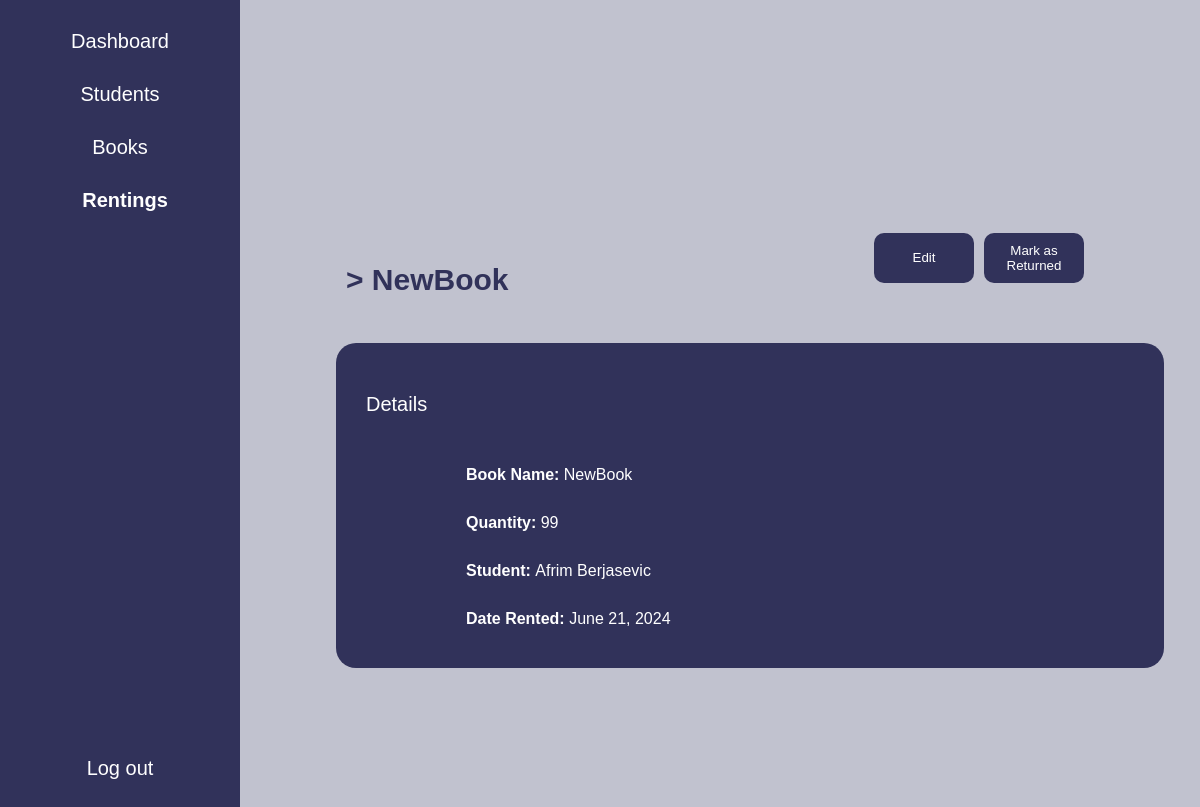
The page /rentings/20/ (signed in) on the database its author committed.
### Rentings/models.py (models this page shows, shortened)
class Rentings(models.Model):
    book = models.ForeignKey(Book, on_delete=models.CASCADE)
    student = models.ForeignKey(Student, on_delete=models.CASCADE)
    date_rented = models.DateField()
    date_returned = models.DateField(null=True, blank=True)
    quantity=models.IntegerField(default=1)

### Books/models.py (models this page shows)
class Book(models.Model):
    name = models.CharField(max_length=100)
    author = models.CharField(max_length=100)
    category = models.CharField(max_length=50)
    location = models.CharField(max_length=100)
    quantity = models.IntegerField(default=0)
    registered_date = models.DateField(auto_now_add=True)
    def __str__(self):
        return self.name

### Students/models.py (models this page shows)
class Student(models.Model):
    first_name = models.CharField(max_length=50)
    last_name = models.CharField(max_length=50)
    birth_date = models.DateField()
    address = models.CharField(max_length=200)
    grade=models.IntegerField(default=1)
    phone = models.CharField(max_length=15)
    email = models.EmailField()
    def __str__(self):
        name=self.first_name+" "+self.last_name
        return name

### librarysystem/views.py (the view)
# urls.py: path('rentings/<int:renting_id>/', login_required(views.renting_detail), name='renting_detail'),
def renting_detail(request,renting_id):
    renting = get_object_or_404(Rentings, id=renting_id)
    return render(request, 'librarysystem/rentings_detail.html', {'renting':renting })

### librarysystem/templates/librarysystem/rentings_detail.html (shortened to what this page needs)
<!DOCTYPE html>
<html lang="en">
<head>
    {% load static %}
    <link rel="stylesheet" type="text/css" href="{% static 'librarysystem/style.css' %}">
</head>
<body>
{% include 'librarysystem/navbar.html' %}
<div class="content">
    <div class="info">
        <div class="modelname" style="margin: 0;">
            <p>> {{ renting.book }} </p>
        </div>
        <div class="theinfo">
            {% if not renting.date_returned %}
            <a style="padding-right: 10px;" href="{% url 'renting_edit' renting.id %}"><button>Edit</button></a>
            {% else %}
            <a style="padding-right: 10px;" href="{% url 'rentings' %}"><button>Back</button></a>
            {% endif %}
            {% if not renting.date_returned %}
            <a style="padding-right: 10px;" href="{% url 'mark_as_read' renting.id %}"><button>Mark as Returned</button></a>
            {% else %}
            <a style="padding-right: 10px;"><button>This Book is Returned</button></a>
            {% endif %}
        </div>
    </div>
    <div class="book-info">
        <div class="details">
            <p style="color: white; font-size: 20px;">Details</p>
            <table class="thetable">
                <tr>
                    <td><span class="infoname">Book Name:</span> {{ renting.book }}</td>
                </tr>
                <tr>
                    <td><span class="infoname">Quantity:</span> {{ renting.quantity }}</td>
                </tr>
                <tr>
                    <td><span class="infoname">Student: </span>{{ renting.student }}</td>
                </tr>
                <tr>
                    <td><span class="infoname">Date Rented:</span> {{ renting.date_rented }}</td>
                </tr>
            </table>
        </div>
    </div>
</div>
</body>
</html>

### librarysystem/static/style.css (style rules this page uses)
body { background-color: crimson; width: 100%; height: 100vh; }

### librarysystem/templates/librarysystem/rentings_detail.html (style rules this page uses)
.thetable { width: 100%; margin-top: 30px; background-color: #31325A; border-collapse: collapse; }
.thetable th, .thetable td { color: white; padding: 10px; text-align: left; padding-left: 100px; padding-top: 20px; }
.book-info { width: 80%; margin-top: 50px; display: flex; flex-direction: column; border-radius: 10px; }
.details { width: 100%; background-color: #31325A; border-radius: 20px; padding: 30px; }
.infoname { color: white; font-weight: bold; }
body { margin: 0; padding: 0; background-color: #C1C2CF; font-family: Arial, Helvetica, sans-serif; }
.content { padding-left: 20%; display: flex; flex-direction: column; justify-content: center; align-items: center; align-content: center; height: 100%; width: 80%; padding-top: 20px; padding-bottom: 20px; }
.info { width: 80%; display: flex; justify-content: space-between; align-items: center; margin-top: 50px; }
.modelname { width: 33%; height: 50px; padding: 10px; }
.modelname p { font-size: 30px; color: #31325A; text-align: left; font-weight: 600; }
.info .theinfo { width: 33%; height: 50px; padding: 10px; }
.theinfo { width: 100px; height: 50px; border-radius: 10px; display: flex; align-items: flex-end; justify-content: flex-end; margin-left: 30px; color: white; }
.theinfo a { width: 100px; height: 50px; }
.theinfo a button { width: 100px; height: 50px; cursor: pointer; border-radius: 10px; background-color: #31325A; margin-right: 50px; color: white; border: none; }

### rows shown on the page
Rentings: book "NewBook", quantity "99", student "Afrim Berjasevic", date_rented "June 21, 2024"
